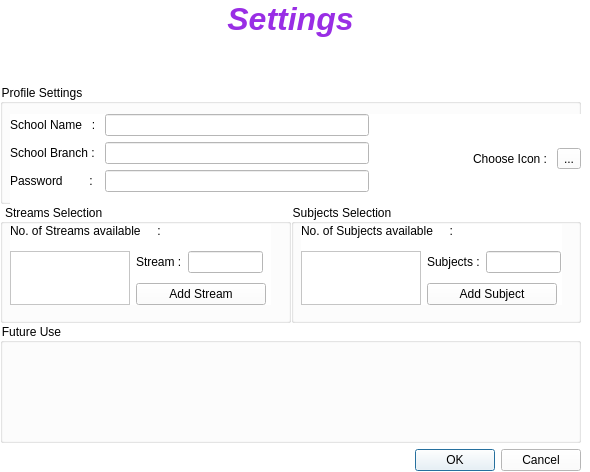
<?xml version="1.0" encoding="UTF-8"?>
<ui version="4.0">
 <class>Settings_Dialog</class>
 <widget class="QDialog" name="Settings_Dialog">
  <property name="geometry">
   <rect>
    <x>0</x>
    <y>0</y>
    <width>590</width>
    <height>472</height>
   </rect>
  </property>
  <property name="windowTitle">
   <string>Settings - Result Analyser</string>
  </property>
  <property name="windowIcon">
   <iconset resource="../resources.qrc">
    <normaloff>:/img/Images/Icons/settings.png</normaloff>:/img/Images/Icons/settings.png</iconset>
  </property>
  <property name="styleSheet">
   <string notr="true">background-color: rgb(255, 255, 255);</string>
  </property>
  <widget class="QWidget" name="layoutWidget">
   <property name="geometry">
    <rect>
     <x>0</x>
     <y>0</y>
     <width>581</width>
     <height>471</height>
    </rect>
   </property>
   <layout class="QVBoxLayout" name="lo_settings">
    <item>
     <widget class="QTextBrowser" name="tb_Banner">
      <property name="maximumSize">
       <size>
        <width>16777215</width>
        <height>78</height>
       </size>
      </property>
      <property name="font">
       <font>
        <kerning>true</kerning>
       </font>
      </property>
      <property name="frameShape">
       <enum>QFrame::NoFrame</enum>
      </property>
      <property name="html">
       <string>&lt;!DOCTYPE HTML PUBLIC &quot;-//W3C//DTD HTML 4.0//EN&quot; &quot;http://www.w3.org/TR/REC-html40/strict.dtd&quot;&gt;
&lt;html&gt;&lt;head&gt;&lt;meta name=&quot;qrichtext&quot; content=&quot;1&quot; /&gt;&lt;style type=&quot;text/css&quot;&gt;
p, li { white-space: pre-wrap; }
&lt;/style&gt;&lt;/head&gt;&lt;body style=&quot; font-family:'MS Shell Dlg 2'; font-size:8.25pt; font-weight:400; font-style:normal;&quot;&gt;
&lt;p align=&quot;center&quot; style=&quot; margin-top:0px; margin-bottom:0px; margin-left:0px; margin-right:0px; -qt-block-indent:0; text-indent:0px;&quot;&gt;&lt;img src=&quot;qrc:/img/Images/Icons/settings.png&quot; width=&quot;60&quot; height=&quot;60&quot; /&gt;&lt;span style=&quot; font-size:36pt; font-weight:600; font-style:italic; color:#992ee5; vertical-align:super;&quot;&gt;Settings&lt;/span&gt;&lt;/p&gt;&lt;/body&gt;&lt;/html&gt;</string>
      </property>
     </widget>
    </item>
    <item>
     <layout class="QVBoxLayout" name="lo_groupboxes">
      <property name="spacing">
       <number>0</number>
      </property>
      <item>
       <widget class="QGroupBox" name="gb_profile">
        <property name="title">
         <string>Profile Settings</string>
        </property>
        <widget class="QWidget" name="layoutWidget">
         <property name="geometry">
          <rect>
           <x>10</x>
           <y>30</y>
           <width>571</width>
           <height>90</height>
          </rect>
         </property>
         <layout class="QHBoxLayout" name="lo_profile">
          <item>
           <layout class="QFormLayout" name="lo_form">
            <item row="0" column="0">
             <widget class="QLabel" name="l_schoolName">
              <property name="text">
               <string>School Name   : </string>
              </property>
             </widget>
            </item>
            <item row="0" column="1">
             <widget class="QLineEdit" name="le_schoolName"/>
            </item>
            <item row="1" column="0">
             <widget class="QLabel" name="l_schoolBranch">
              <property name="text">
               <string>School Branch :</string>
              </property>
             </widget>
            </item>
            <item row="1" column="1">
             <widget class="QLineEdit" name="le_schoolBranch"/>
            </item>
            <item row="2" column="0">
             <widget class="QLabel" name="l_password">
              <property name="text">
               <string>Password        : </string>
              </property>
             </widget>
            </item>
            <item row="2" column="1">
             <widget class="QLineEdit" name="le_password"/>
            </item>
           </layout>
          </item>
          <item>
           <widget class="QTextBrowser" name="tb_Icon">
            <property name="minimumSize">
             <size>
              <width>92</width>
              <height>88</height>
             </size>
            </property>
            <property name="maximumSize">
             <size>
              <width>80</width>
              <height>82</height>
             </size>
            </property>
            <property name="frameShape">
             <enum>QFrame::NoFrame</enum>
            </property>
            <property name="html">
             <string>&lt;!DOCTYPE HTML PUBLIC &quot;-//W3C//DTD HTML 4.0//EN&quot; &quot;http://www.w3.org/TR/REC-html40/strict.dtd&quot;&gt;
&lt;html&gt;&lt;head&gt;&lt;meta name=&quot;qrichtext&quot; content=&quot;1&quot; /&gt;&lt;style type=&quot;text/css&quot;&gt;
p, li { white-space: pre-wrap; }
&lt;/style&gt;&lt;/head&gt;&lt;body style=&quot; font-family:'MS Shell Dlg 2'; font-size:8.25pt; font-weight:400; font-style:normal;&quot;&gt;
&lt;p style=&quot; margin-top:0px; margin-bottom:0px; margin-left:0px; margin-right:0px; -qt-block-indent:0; text-indent:0px;&quot;&gt;&lt;img src=&quot;:/img/Images/Icons/home.png&quot; /&gt;&lt;/p&gt;
&lt;p style=&quot;-qt-paragraph-type:empty; margin-top:0px; margin-bottom:0px; margin-left:0px; margin-right:0px; -qt-block-indent:0; text-indent:0px;&quot;&gt;&lt;br /&gt;&lt;/p&gt;&lt;/body&gt;&lt;/html&gt;</string>
            </property>
           </widget>
          </item>
          <item>
           <layout class="QVBoxLayout" name="verticalLayout_3"/>
          </item>
          <item>
           <widget class="QLabel" name="l_schoolIcon">
            <property name="text">
             <string>Choose Icon : </string>
            </property>
           </widget>
          </item>
          <item>
           <widget class="QToolButton" name="toolButton">
            <property name="text">
             <string>...</string>
            </property>
           </widget>
          </item>
         </layout>
        </widget>
       </widget>
      </item>
      <item>
       <layout class="QHBoxLayout" name="lo_Stream_Subject">
        <item>
         <widget class="QGroupBox" name="gb_streams">
          <property name="title">
           <string> Streams Selection</string>
          </property>
          <widget class="QWidget" name="layoutWidget">
           <property name="geometry">
            <rect>
             <x>10</x>
             <y>20</y>
             <width>261</width>
             <height>81</height>
            </rect>
           </property>
           <layout class="QGridLayout" name="gridLayout">
            <item row="0" column="0" colspan="2">
             <layout class="QFormLayout" name="formLayout_2">
              <item row="0" column="0">
               <widget class="QLabel" name="l_stream_no">
                <property name="text">
                 <string>No. of Streams available     :</string>
                </property>
               </widget>
              </item>
              <item row="0" column="1">
               <widget class="QLabel" name="l_stream_count">
                <property name="maximumSize">
                 <size>
                  <width>80</width>
                  <height>16777215</height>
                 </size>
                </property>
                <property name="text">
                 <string/>
                </property>
               </widget>
              </item>
             </layout>
            </item>
            <item row="1" column="0">
             <widget class="QListWidget" name="lw_streams">
              <property name="maximumSize">
               <size>
                <width>120</width>
                <height>54</height>
               </size>
              </property>
             </widget>
            </item>
            <item row="1" column="1">
             <layout class="QVBoxLayout" name="verticalLayout">
              <property name="spacing">
               <number>6</number>
              </property>
              <item>
               <layout class="QFormLayout" name="formLayout">
                <item row="0" column="0">
                 <widget class="QLabel" name="l_stream_name">
                  <property name="maximumSize">
                   <size>
                    <width>60</width>
                    <height>16777215</height>
                   </size>
                  </property>
                  <property name="text">
                   <string>Stream :</string>
                  </property>
                 </widget>
                </item>
                <item row="0" column="1">
                 <widget class="QLineEdit" name="le_stream_name">
                  <property name="maximumSize">
                   <size>
                    <width>75</width>
                    <height>16777215</height>
                   </size>
                  </property>
                 </widget>
                </item>
               </layout>
              </item>
              <item>
               <widget class="QPushButton" name="pb_addStream">
                <property name="minimumSize">
                 <size>
                  <width>130</width>
                  <height>0</height>
                 </size>
                </property>
                <property name="maximumSize">
                 <size>
                  <width>130</width>
                  <height>16777215</height>
                 </size>
                </property>
                <property name="text">
                 <string>Add Stream</string>
                </property>
               </widget>
              </item>
             </layout>
            </item>
           </layout>
          </widget>
         </widget>
        </item>
        <item>
         <widget class="QGroupBox" name="gb_subjects">
          <property name="title">
           <string>Subjects Selection</string>
          </property>
          <widget class="QWidget" name="layoutWidget">
           <property name="geometry">
            <rect>
             <x>10</x>
             <y>20</y>
             <width>261</width>
             <height>81</height>
            </rect>
           </property>
           <layout class="QGridLayout" name="gridLayout_2">
            <item row="0" column="0" colspan="2">
             <layout class="QFormLayout" name="formLayout_3">
              <item row="0" column="0">
               <widget class="QLabel" name="l_subjects_no">
                <property name="text">
                 <string>No. of Subjects available     :</string>
                </property>
               </widget>
              </item>
              <item row="0" column="1">
               <widget class="QLabel" name="l_subject_count">
                <property name="maximumSize">
                 <size>
                  <width>80</width>
                  <height>16777215</height>
                 </size>
                </property>
                <property name="text">
                 <string/>
                </property>
               </widget>
              </item>
             </layout>
            </item>
            <item row="1" column="0">
             <widget class="QListWidget" name="lw_Subjects">
              <property name="maximumSize">
               <size>
                <width>120</width>
                <height>54</height>
               </size>
              </property>
             </widget>
            </item>
            <item row="1" column="1">
             <layout class="QVBoxLayout" name="verticalLayout_2">
              <property name="spacing">
               <number>6</number>
              </property>
              <item>
               <layout class="QFormLayout" name="formLayout_4">
                <item row="0" column="0">
                 <widget class="QLabel" name="l_subject_name">
                  <property name="maximumSize">
                   <size>
                    <width>60</width>
                    <height>16777215</height>
                   </size>
                  </property>
                  <property name="text">
                   <string>Subjects :</string>
                  </property>
                 </widget>
                </item>
                <item row="0" column="1">
                 <widget class="QLineEdit" name="le_subject_name">
                  <property name="maximumSize">
                   <size>
                    <width>75</width>
                    <height>16777215</height>
                   </size>
                  </property>
                 </widget>
                </item>
               </layout>
              </item>
              <item>
               <widget class="QPushButton" name="pb_addSubject">
                <property name="minimumSize">
                 <size>
                  <width>130</width>
                  <height>0</height>
                 </size>
                </property>
                <property name="maximumSize">
                 <size>
                  <width>130</width>
                  <height>16777215</height>
                 </size>
                </property>
                <property name="text">
                 <string>Add Subject</string>
                </property>
               </widget>
              </item>
             </layout>
            </item>
           </layout>
          </widget>
         </widget>
        </item>
       </layout>
      </item>
      <item>
       <widget class="QGroupBox" name="gb_future">
        <property name="title">
         <string>Future Use</string>
        </property>
       </widget>
      </item>
     </layout>
    </item>
    <item>
     <widget class="QDialogButtonBox" name="bb_ok_cancel">
      <property name="orientation">
       <enum>Qt::Horizontal</enum>
      </property>
      <property name="standardButtons">
       <set>QDialogButtonBox::Cancel|QDialogButtonBox::Ok</set>
      </property>
     </widget>
    </item>
   </layout>
  </widget>
 </widget>
 <resources>
  <include location="../resources.qrc"/>
 </resources>
 <connections>
  <connection>
   <sender>bb_ok_cancel</sender>
   <signal>accepted()</signal>
   <receiver>Settings_Dialog</receiver>
   <slot>accept()</slot>
   <hints>
    <hint type="sourcelabel">
     <x>248</x>
     <y>254</y>
    </hint>
    <hint type="destinationlabel">
     <x>157</x>
     <y>274</y>
    </hint>
   </hints>
  </connection>
  <connection>
   <sender>bb_ok_cancel</sender>
   <signal>rejected()</signal>
   <receiver>Settings_Dialog</receiver>
   <slot>reject()</slot>
   <hints>
    <hint type="sourcelabel">
     <x>316</x>
     <y>260</y>
    </hint>
    <hint type="destinationlabel">
     <x>286</x>
     <y>274</y>
    </hint>
   </hints>
  </connection>
 </connections>
</ui>
